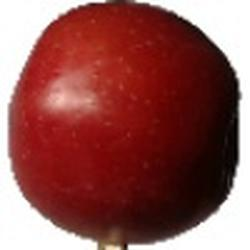
#> input picture datasets/Apple551.jpg, 250 x 250 px, found by its file name; its folder holds only this picture in this run
$ jupyter execute --allow-errors CNN_PommePoire.ipynb
#> lines starting #> are read from the running program, lines starting #| are printed output that depends on the picture
<a href="https://colab.research.google.com/github/Else-If-05/Pomme_ou_Poire/blob/main/CNN_PommePoire.ipynb" target="_parent"></a>

[cell 1]
import cv2
import numpy as np
import requests
import matplotlib.pyplot as plt
import matplotlib.image as mpimg
import sys
import datetime
from tensorflow import keras
from tensorflow.keras.models import Model
import tensorflow as tf

POUR SUPPRIMER (CLEAR) LES FICHIERS PRESENTS DANS L'ENVIRONNEMENT COLAB

[cell 2]
import os
import glob

# Liste tous les fichiers dans /content (pas les sous-dossiers)
files = glob.glob('/content/*')

for f in files:
    try:
        if os.path.isfile(f):
            os.remove(f)  # Supprime le fichier
        elif os.path.isdir(f):
            # Si c'est un dossier, on le supprime aussi (optionnel)
            import shutil
            shutil.rmtree(f)
    except Exception as e:
        print(f"Erreur en supprimant {f} : {e}")

print("Tous les fichiers et dossiers dans /content ont été supprimés.")

[cell 3]
# Import dataset
import pathlib
import os
import zipfile
import tensorflow as tf

# Télécharger les datasets
#> (the rest of this cell did not finish here and is left out)

POUR SUPPRIMER 500 IMAGES DU DOSSIER DES POIRES

[cell 4]
import os
import random
from pathlib import Path

# Chemin du dossier contenant les poires
dossier_poires = Path("/content/datasets/apple/Apple Red 3")

# Vérification que le dossier existe
#> (the rest of this cell did not finish here and is left out)

[cell 5]
import pathlib

data_dir = pathlib.Path('/content/datasets')
image_extensions = ['*.jpg', '*.jpeg', '*.png']

# Compter le nombre total d'images
image_count = 0
for ext in image_extensions:
    image_count += len(list(data_dir.rglob(ext)))

print(f"Nombre total d'images : {image_count}")

# Compter les images de poires
pear_data_dir = pathlib.Path('/content/datasets/pear')
pear_image_count = 0
for ext in image_extensions:
    pear_image_count += len(list(pear_data_dir.rglob(ext)))

print(f"Nombre total d'images de poires : {pear_image_count}")

# Compter les images de pommes
apple_data_dir = pathlib.Path('/content/datasets/apple')
apple_image_count = 0
for ext in image_extensions:
    apple_image_count += len(list(apple_data_dir.rglob(ext)))

print(f"Nombre total d'images de pommes : {apple_image_count}")

[cell 6]
batch_size = 3
img_height = 200
img_width = 200

#> (the rest of this cell did not finish here and is left out)

[cell 7]
import matplotlib.pyplot as plt

plt.figure(figsize=(10, 10))
#> (the rest of this cell did not finish here and is left out)

[cell 8]
from tensorflow.keras import layers

num_classes = 2

#> (the rest of this cell did not finish here and is left out)

#> (a cell that did not finish here is left out)

[cell 10]
from google.colab import files
import cv2
import numpy as np
import matplotlib.pyplot as plt

# Charger l'image
file_to_predict = files.upload()
#> the answer given: Apple551.jpg
#> further down, image_to_predict is the input picture: shape (250, 250, 3); mean B, G, R 81.7, 84.7, 144.5
#> `gray = cv2.cvtColor(image_to_predict, cv2.COLOR_BGR2GRAY)`:
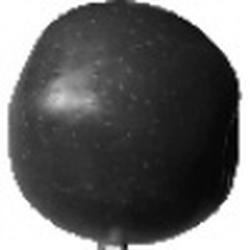
#> gray: shape (250, 250); min 1, max 255, mean 102.2
#> `blurred = cv2.GaussianBlur(image_to_predict, (15, 15), 0)`:
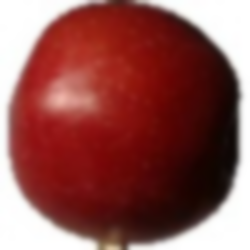
#> blurred: shape (250, 250, 3); mean B, G, R 81.7, 84.6, 144.5
#> `edges = cv2.Canny(image_to_predict, 100, 200)`:
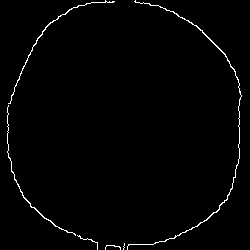
#> edges: shape (250, 250); 1.4% white in thin lines or dots
#> `lab = cv2.cvtColor(image_to_predict, cv2.COLOR_BGR2LAB)`: lab: shape (250, 250, 3); mean of channels 0, 1, 2 110.4, 152.6, 144.9
#> `l, a, b = cv2.split(lab)`:
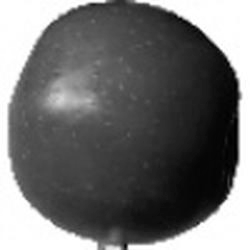
#> l: shape (250, 250); min 0, max 255, mean 110.4
#> `l, a, b = cv2.split(lab)`:
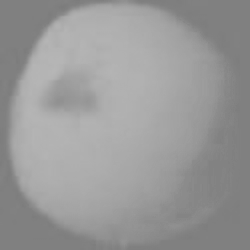
#> a: shape (250, 250); min 124, max 182, mean 152.6
#> `l = clahe.apply(l)`:
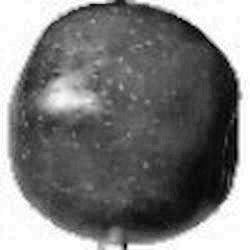
#> l: shape (250, 250); min 1, max 255, mean 123.3
#> `enhanced = cv2.merge((l, a, b))`: enhanced: shape (250, 250, 3); mean of channels 0, 1, 2 123.3, 152.6, 144.9
#> `enhanced = cv2.cvtColor(enhanced, cv2.COLOR_LAB2BGR)`:
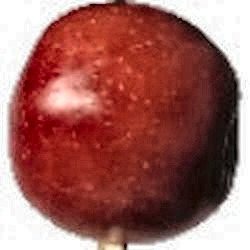
#> enhanced: shape (250, 250, 3); mean B, G, R 93.7, 98.4, 158.1
#> `plt.show()`:
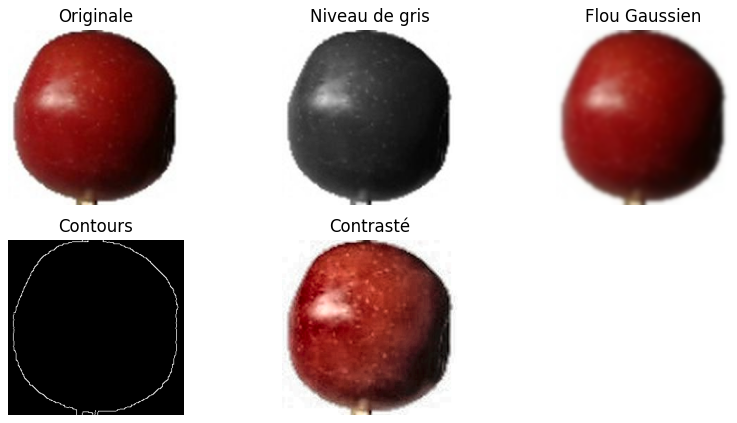
#> figure drawn by matplotlib, 5 panels
#> (the rest of this cell did not finish here and is left out)
